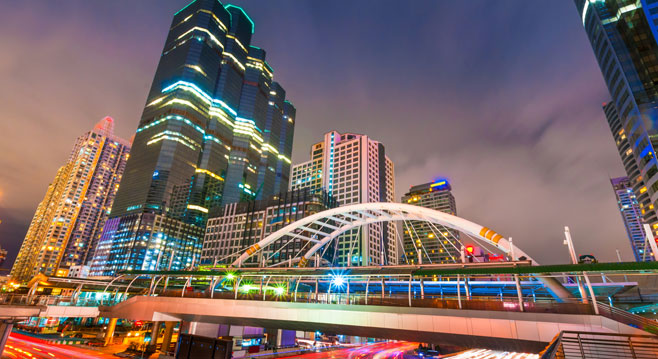
#> input picture image_arithmetic/bangkok.jpg, 658 x 359 px, given in place of the camera
$ python filtering.py
#> lines starting #> are read from the running program, lines starting #| are printed output that depends on the picture; after the words box and inside, x2 and y2 are one past the last pixel; in counts of white or black regions, pixels touching at a corner belong together
import cv2
import numpy as np

cap=cv2.VideoCapture(0)
while True:
    _,frame=cap.read()
#> frame is the input picture: shape (359, 658, 3); mean B, G, R 102.9, 104.3, 121.1
    hsv=cv2.cvtColor(frame, cv2.COLOR_BGR2HSV)
#> hsv: shape (359, 658, 3); mean H, S, V 71.3, 92.3, 135.6

    lower_red=np.array([0,100,0])
    upper_red=np.array([15,255,255]) #HSV range for my face extraction! Your can be different :p

    mask=cv2.inRange(hsv,lower_red,upper_red)
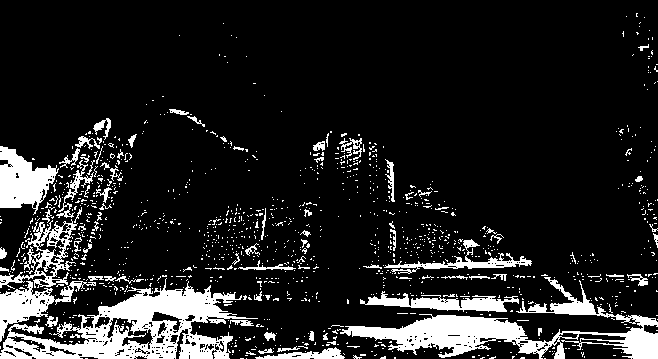
#> mask: shape (359, 658); 13.4% white; 1223 white regions (1142 under 20 px), largest, box (x1, y1, x2, y2) and area: (0, 278, 258, 359) 8480, (340, 277, 658, 359) 7129, (0, 146, 59, 215) 2288
    res=cv2.bitwise_and(frame,frame,mask=mask)
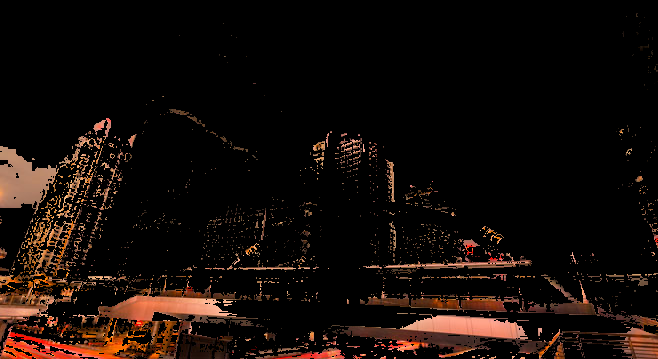
#> res: shape (359, 658, 3); mean B, G, R 8.1, 11.9, 20.5

    kernel=np.ones((15,15),np.float32)/225
    smoothed=cv2.filter2D(res,-1,kernel)
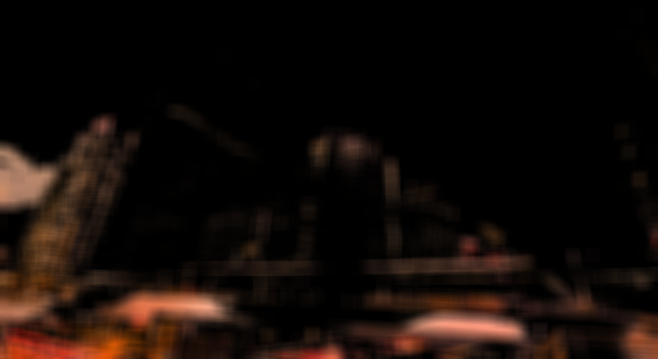
#> smoothed: shape (359, 658, 3); mean B, G, R 8.1, 11.9, 20.5
    blur=cv2.GaussianBlur(res,(15,15),0)
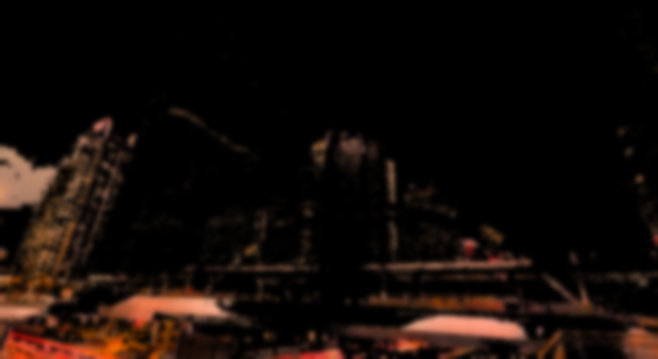
#> blur: shape (359, 658, 3); mean B, G, R 8.1, 11.9, 20.5
    median=cv2.medianBlur(res,15)
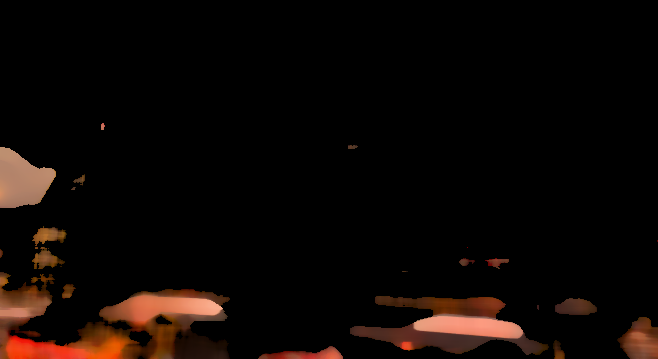
#> median: shape (359, 658, 3); mean B, G, R 4.3, 7.1, 13.6
    bilateral=cv2.bilateralFilter(res,15,75,75)

    cv2.imshow("bilateral",bilateral)
    cv2.imshow("median",median)
    cv2.imshow("blur",blur)
    cv2.imshow("smoothed",smoothed)
    cv2.imshow("original",frame)
    cv2.imshow("mask",mask)
    cv2.imshow("res",res)
    if cv2.waitKey(1) & 0xFF==ord("q"):
#> (key q is pressed here)
        break

cv2.destroyAllWindows()
cap.release()
